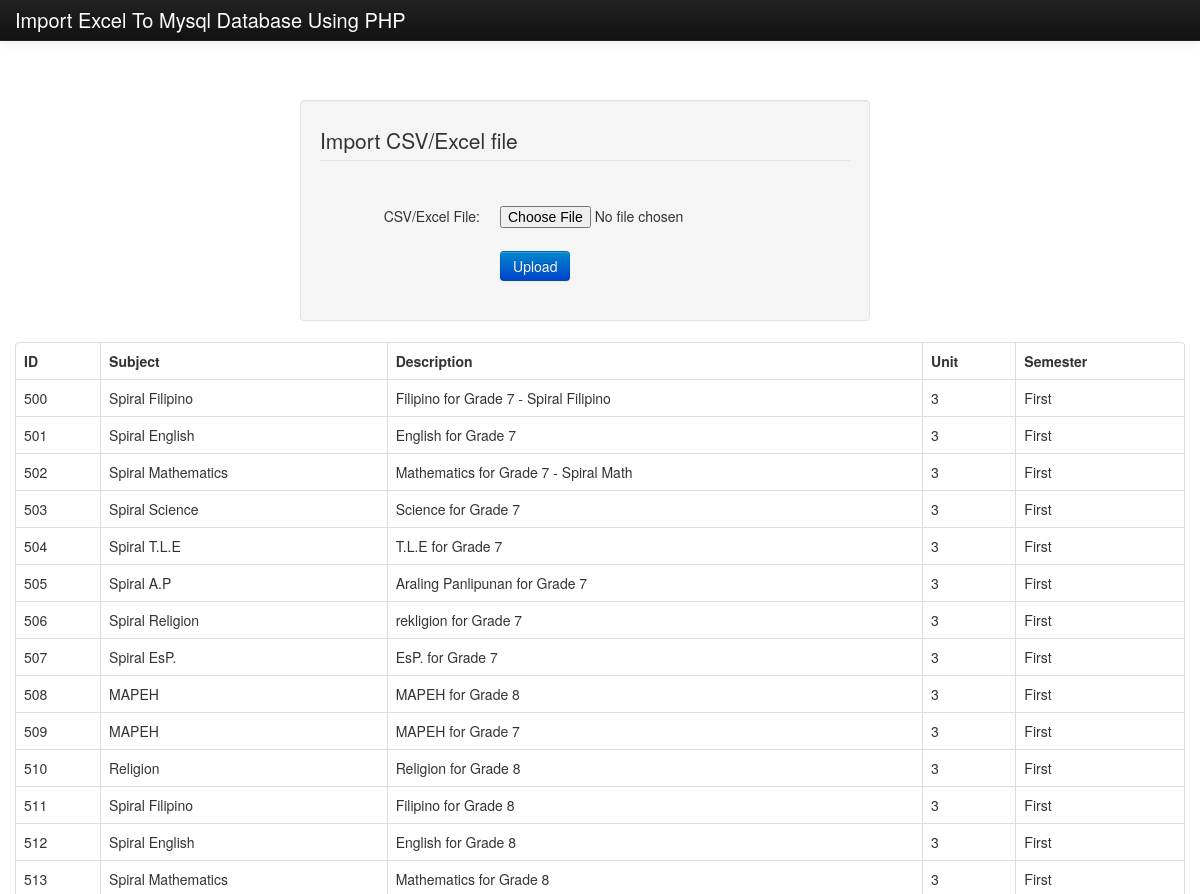
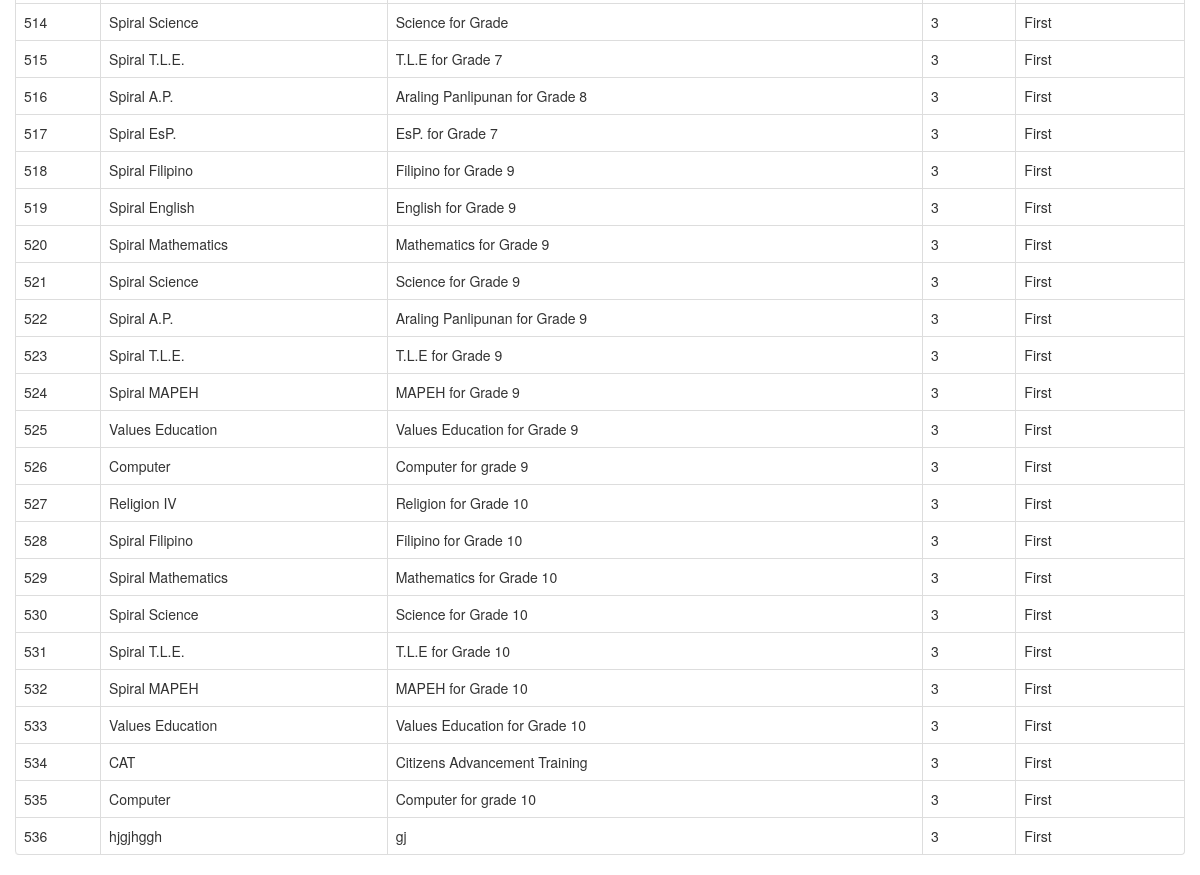
The page / on the database its author committed (2 pictures, top to bottom).
### tables this page shows
CREATE TABLE `subject` (
  `SUBJ_ID` int(11) NOT NULL,
  `SUBJ_CODE` varchar(30) NOT NULL,
  `SUBJ_DESCRIPTION` varchar(255) NOT NULL,
  `UNIT` int(2) NOT NULL,
  `PRE_REQUISITE` varchar(30) NOT NULL DEFAULT 'None',
  `COURSE_ID` int(11) NOT NULL,
  `AY` varchar(30) NOT NULL,
  `SEMESTER` varchar(20) NOT NULL
);

### index.php (the view, shortened to what this page needs)
<!DOCTYPE html>
<?php
	include 'db.php';
?>
<html lang="en">
	<head>
		<link rel="stylesheet" href="css/bootstrap.min.css">
		<link rel="stylesheet" href="css/bootstrap-responsive.min.css">
		<link rel="stylesheet" href="css/bootstrap-custom.css">
	</head>
	<body>
	<div class="navbar navbar-inverse navbar-fixed-top">
		<div class="navbar-inner">
			<div class="container">
				<a class="brand" href="#">Import Excel To Mysql Database Using PHP</a>
			</div>
		</div>
	</div>
	<div id="wrap">
	<div class="container">
		<div class="row">
			<div class="span6" id="form-login">
				<form class="form-horizontal well" action="import.php" method="post" name="upload_excel" enctype="multipart/form-data">
					<fieldset>
						<legend>Import CSV/Excel file</legend>
						<div class="control-group">
							<div class="control-label">
								<label>CSV/Excel File:</label>
							</div>
							<div class="controls">
								<input type="file" name="file" id="file" class="input-large">
							</div>
						</div>
						<div class="control-group">
							<div class="controls">
							<button type="submit" id="submit" name="Import" class="btn btn-primary button-loading" data-loading-text="Loading...">Upload</button>
							</div>
						</div>
					</fieldset>
				</form>
			</div>
			<div class="span3 hidden-phone"></div>
		</div>
		<table class="table table-bordered">
			<thead>
				  	<tr>
				  		<th>ID</th>
				  		<th>Subject</th>
				  		<th>Description</th>
				  		<th>Unit</th>
				  		<th>Semester</th>
				  	</tr>
				  </thead>
			<?php
				$SQLSELECT = "SELECT * FROM subject ";
				$result_set =  mysql_query($SQLSELECT, $conn);
				while($row = mysql_fetch_array($result_set))
				{
				?>
					<tr>
						<td><?php echo $row['SUBJ_ID']; ?></td>
						<td><?php echo $row['SUBJ_CODE']; ?></td>
						<td><?php echo $row['SUBJ_DESCRIPTION']; ?></td>
						<td><?php echo $row['UNIT']; ?></td>
						<td><?php echo $row['SEMESTER']; ?></td>
					</tr>
				<?php
				}
			?>
		</table>
	</div>
	</div>
	</body>
</html>

### rows shown on the page
subject: SUBJ_ID "500", SUBJ_CODE "Spiral Filipino", SUBJ_DESCRIPTION "Filipino for Grade 7 - Spiral Filipino", UNIT "3", SEMESTER "First"
subject: SUBJ_ID "501", SUBJ_CODE "Spiral English", SUBJ_DESCRIPTION "English for Grade 7", UNIT "3", SEMESTER "First"
subject: SUBJ_ID "502", SUBJ_CODE "Spiral Mathematics", SUBJ_DESCRIPTION "Mathematics for Grade 7 - Spiral Math", UNIT "3", SEMESTER "First"
subject: SUBJ_ID "503", SUBJ_CODE "Spiral Science", SUBJ_DESCRIPTION "Science for Grade 7", UNIT "3", SEMESTER "First"
subject: SUBJ_ID "504", SUBJ_CODE "Spiral T.L.E", SUBJ_DESCRIPTION "T.L.E for Grade 7", UNIT "3", SEMESTER "First"
subject: SUBJ_ID "505", SUBJ_CODE "Spiral A.P", SUBJ_DESCRIPTION "Araling Panlipunan for Grade 7", UNIT "3", SEMESTER "First"
subject: SUBJ_ID "506", SUBJ_CODE "Spiral Religion", SUBJ_DESCRIPTION "rekligion for Grade 7", UNIT "3", SEMESTER "First"
subject: SUBJ_ID "507", SUBJ_CODE "Spiral EsP.", SUBJ_DESCRIPTION "EsP. for Grade 7", UNIT "3", SEMESTER "First"
subject: SUBJ_ID "508", SUBJ_CODE "MAPEH", SUBJ_DESCRIPTION "MAPEH for Grade 8", UNIT "3", SEMESTER "First"
subject: SUBJ_ID "509", SUBJ_CODE "MAPEH", SUBJ_DESCRIPTION "MAPEH for Grade 7", UNIT "3", SEMESTER "First"
subject: SUBJ_ID "510", SUBJ_CODE "Religion", SUBJ_DESCRIPTION "Religion for Grade 8", UNIT "3", SEMESTER "First"
subject: SUBJ_ID "511", SUBJ_CODE "Spiral Filipino", SUBJ_DESCRIPTION "Filipino for Grade 8", UNIT "3", SEMESTER "First"
subject: SUBJ_ID "512", SUBJ_CODE "Spiral English", SUBJ_DESCRIPTION "English for Grade 8", UNIT "3", SEMESTER "First"
subject: SUBJ_ID "513", SUBJ_CODE "Spiral Mathematics", SUBJ_DESCRIPTION "Mathematics for Grade 8", UNIT "3", SEMESTER "First"
subject: SUBJ_ID "514", SUBJ_CODE "Spiral Science", SUBJ_DESCRIPTION "Science for Grade", UNIT "3", SEMESTER "First"
subject: SUBJ_ID "515", SUBJ_CODE "Spiral T.L.E.", SUBJ_DESCRIPTION "T.L.E for Grade 7", UNIT "3", SEMESTER "First"
subject: SUBJ_ID "516", SUBJ_CODE "Spiral A.P.", SUBJ_DESCRIPTION "Araling Panlipunan for Grade 8", UNIT "3", SEMESTER "First"
subject: SUBJ_ID "517", SUBJ_CODE "Spiral EsP.", SUBJ_DESCRIPTION "EsP. for Grade 7", UNIT "3", SEMESTER "First"
subject: SUBJ_ID "518", SUBJ_CODE "Spiral Filipino", SUBJ_DESCRIPTION "Filipino for Grade 9", UNIT "3", SEMESTER "First"
subject: SUBJ_ID "519", SUBJ_CODE "Spiral English", SUBJ_DESCRIPTION "English for Grade 9", UNIT "3", SEMESTER "First"
subject: SUBJ_ID "520", SUBJ_CODE "Spiral Mathematics", SUBJ_DESCRIPTION "Mathematics for Grade 9", UNIT "3", SEMESTER "First"
subject: SUBJ_ID "521", SUBJ_CODE "Spiral Science", SUBJ_DESCRIPTION "Science for Grade 9", UNIT "3", SEMESTER "First"
subject: SUBJ_ID "522", SUBJ_CODE "Spiral A.P.", SUBJ_DESCRIPTION "Araling Panlipunan for Grade 9", UNIT "3", SEMESTER "First"
subject: SUBJ_ID "523", SUBJ_CODE "Spiral T.L.E.", SUBJ_DESCRIPTION "T.L.E for Grade 9", UNIT "3", SEMESTER "First"
subject: SUBJ_ID "524", SUBJ_CODE "Spiral MAPEH", SUBJ_DESCRIPTION "MAPEH for Grade 9", UNIT "3", SEMESTER "First"
subject: SUBJ_ID "525", SUBJ_CODE "Values Education", SUBJ_DESCRIPTION "Values Education for Grade 9", UNIT "3", SEMESTER "First"
subject: SUBJ_ID "526", SUBJ_CODE "Computer", SUBJ_DESCRIPTION "Computer for grade 9", UNIT "3", SEMESTER "First"
subject: SUBJ_ID "527", SUBJ_CODE "Religion IV", SUBJ_DESCRIPTION "Religion for Grade 10", UNIT "3", SEMESTER "First"
subject: SUBJ_ID "528", SUBJ_CODE "Spiral Filipino", SUBJ_DESCRIPTION "Filipino for Grade 10", UNIT "3", SEMESTER "First"
subject: SUBJ_ID "529", SUBJ_CODE "Spiral Mathematics", SUBJ_DESCRIPTION "Mathematics for Grade 10", UNIT "3", SEMESTER "First"
subject: SUBJ_ID "530", SUBJ_CODE "Spiral Science", SUBJ_DESCRIPTION "Science for Grade 10", UNIT "3", SEMESTER "First"
subject: SUBJ_ID "531", SUBJ_CODE "Spiral T.L.E.", SUBJ_DESCRIPTION "T.L.E for Grade 10", UNIT "3", SEMESTER "First"
subject: SUBJ_ID "532", SUBJ_CODE "Spiral MAPEH", SUBJ_DESCRIPTION "MAPEH for Grade 10", UNIT "3", SEMESTER "First"
subject: SUBJ_ID "533", SUBJ_CODE "Values Education", SUBJ_DESCRIPTION "Values Education for Grade 10", UNIT "3", SEMESTER "First"
subject: SUBJ_ID "534", SUBJ_CODE "CAT", SUBJ_DESCRIPTION "Citizens Advancement Training", UNIT "3", SEMESTER "First"
subject: SUBJ_ID "535", SUBJ_CODE "Computer", SUBJ_DESCRIPTION "Computer for grade 10", UNIT "3", SEMESTER "First"
subject: SUBJ_ID "536", SUBJ_CODE "hjgjhggh", SUBJ_DESCRIPTION "gj", UNIT "3", SEMESTER "First"
